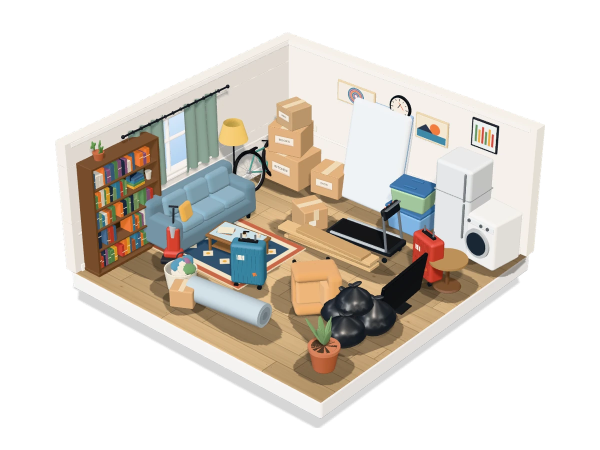
#> input picture img/scene-home.webp, 1200 x 900 px, given in place of scene-home.png, which was not available (shown at 1/2 size)
$ python finalize.py
#> lines starting #> are read from the running program, lines starting #| are printed output that depends on the picture; pictures that were not available may be replaced by others from this repository, and a replacement may not be noted
from PIL import Image
S=r'C:/Users/Cleo/Desktop/swift-junk-removal-v5/_dev/shots/stills/'
O=r'C:/Users/Cleo/Desktop/swift-junk-removal-v5/img/'
for n in ['scene-home','scene-furniture','scene-construction','scene-commercial','scene-yard']:
    im=Image.open(S+n+'.png').convert('RGBA')
#> im is the input picture: PIL image 1200x900 RGBA; mean R, G, B, A 88.1, 82.8, 75.5, 119.8
    bb=im.getchannel('A').point(lambda a:255 if a>8 else 0).getbbox()
#> bb = (110, 64, 1090, 856)
    c=im.crop(bb)
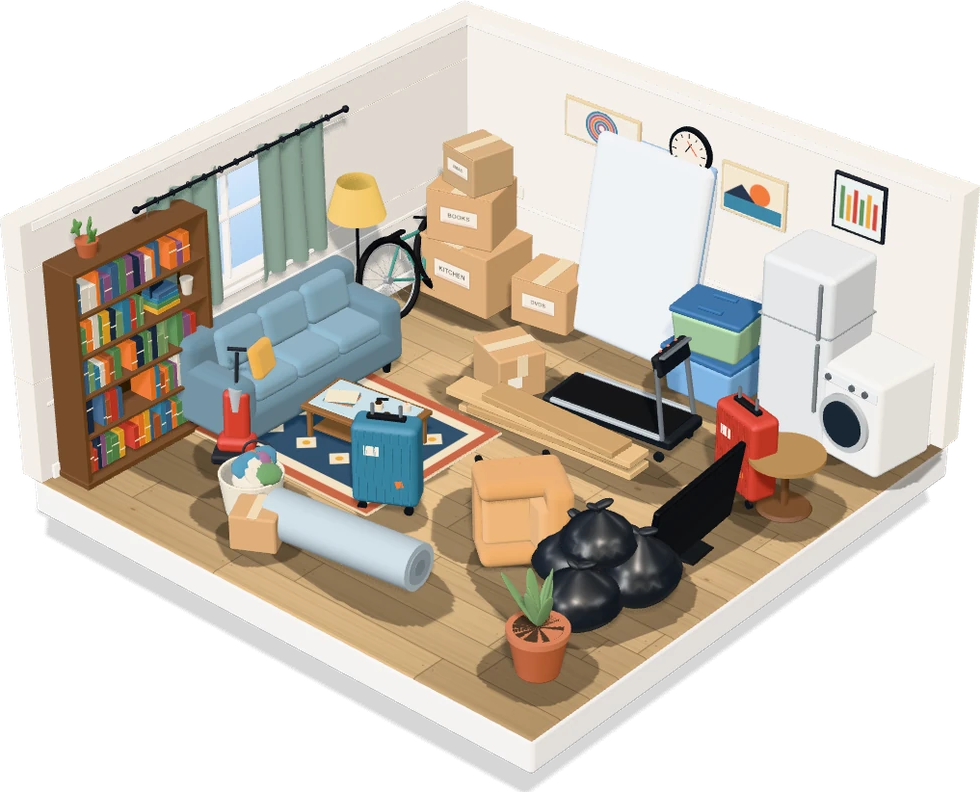
#> c: PIL image 980x792 RGBA; mean R, G, B, A 122.4, 115, 104.9, 166.6; transparent parts drawn white
    W,H=1200,900
    k=min(W*0.9/c.width,H*0.88/c.height)
#> k = 1
    c=c.resize((round(c.width*k),round(c.height*k)),Image.LANCZOS)
    out=Image.new('RGBA',(W,H),(0,0,0,0))
#> out: PIL image 1200x900 RGBA; every value is 0
    out.alpha_composite(c,((W-c.width)//2,(H-c.height)//2+10))
    out.save(O+n+'.webp','WEBP',quality=90,method=6)
    print(n,c.size)
#| scene-home (980, 792)
#> pass 2 of the loop `for n in ['scene-home','scene-furniture','scene-construction','scene-c..`:
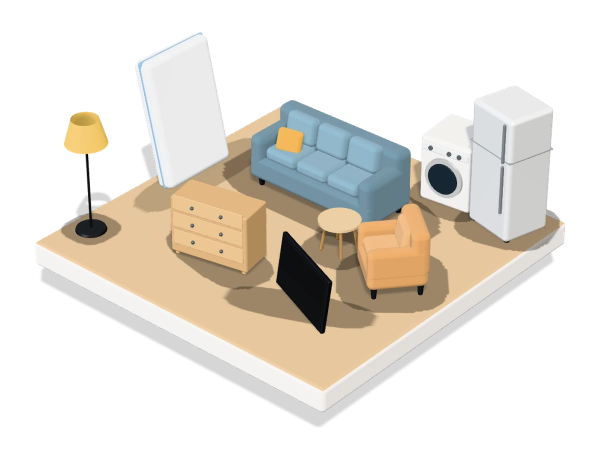
#> input picture img/scene-furniture.webp, 1200 x 900 px, given in place of scene-furniture.png, which was not available (shown at 1/2 size)
#> im is the input picture: PIL image 1200x900 RGBA; mean R, G, B, A 81.8, 76.4, 68, 104.2
#> bb = (70, 64, 1130, 856)
#> `c=im.crop(bb)`:
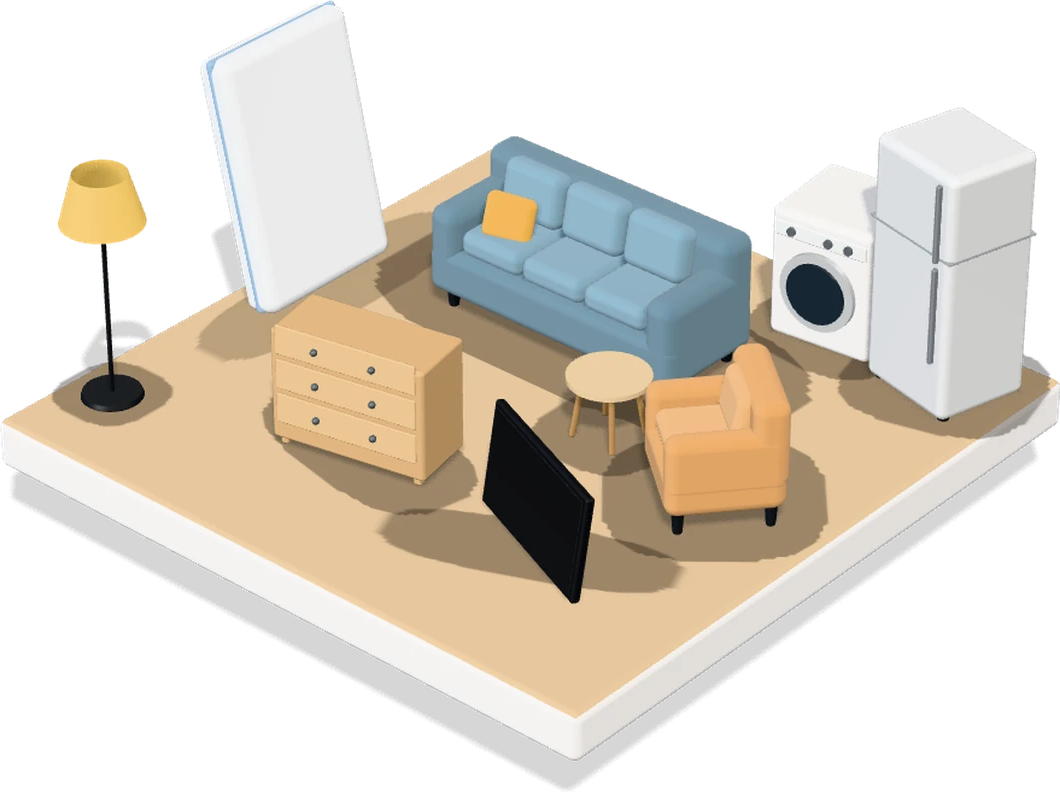
#> c: PIL image 1060x792 RGBA; mean R, G, B, A 105.1, 98.2, 87.3, 134.1; transparent parts drawn white
#| scene-furniture (1060, 792)
#> pass 3 of the loop `for n in ['scene-home','scene-furniture','scene-construction','scene-c..`:
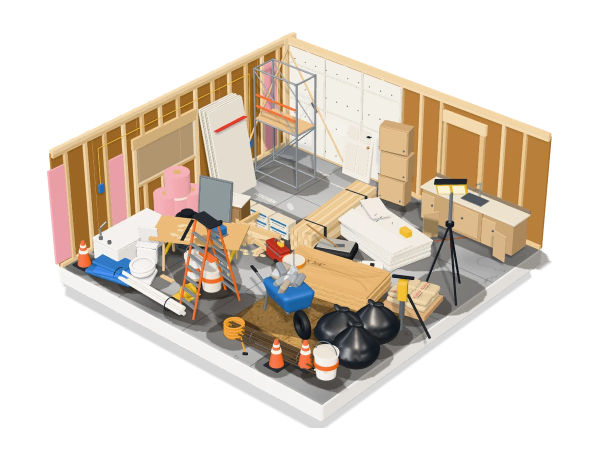
#> input picture img/scene-construction.webp, 1200 x 900 px, given in place of scene-construction.png, which was not available (shown at 1/2 size)
#> im is the input picture: PIL image 1200x900 RGBA; mean R, G, B, A 90.1, 79.6, 67.5, 121.5
#> bb = (94, 64, 1105, 856)
#> `c=im.crop(bb)`:
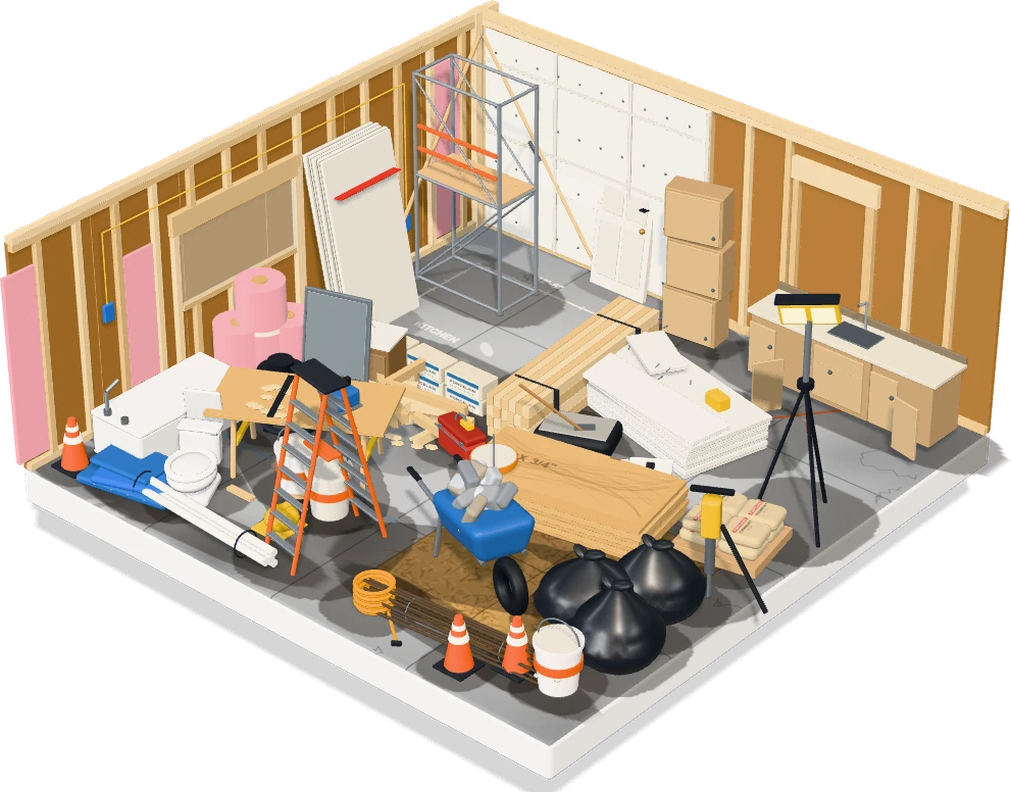
#> c: PIL image 1011x792 RGBA; mean R, G, B, A 121.5, 107.3, 91, 163.9; transparent parts drawn white
#| scene-construction (1011, 792)
#> (the run stopped early here; a loop or call above may not have finished)
